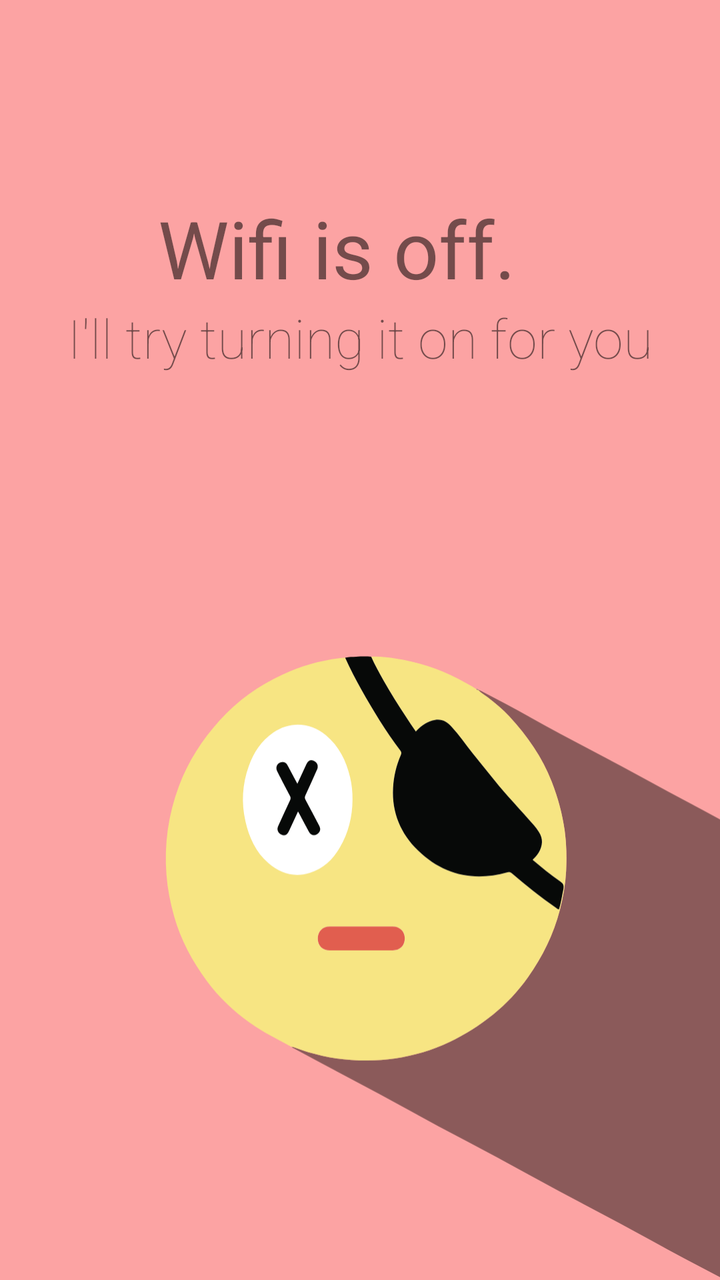
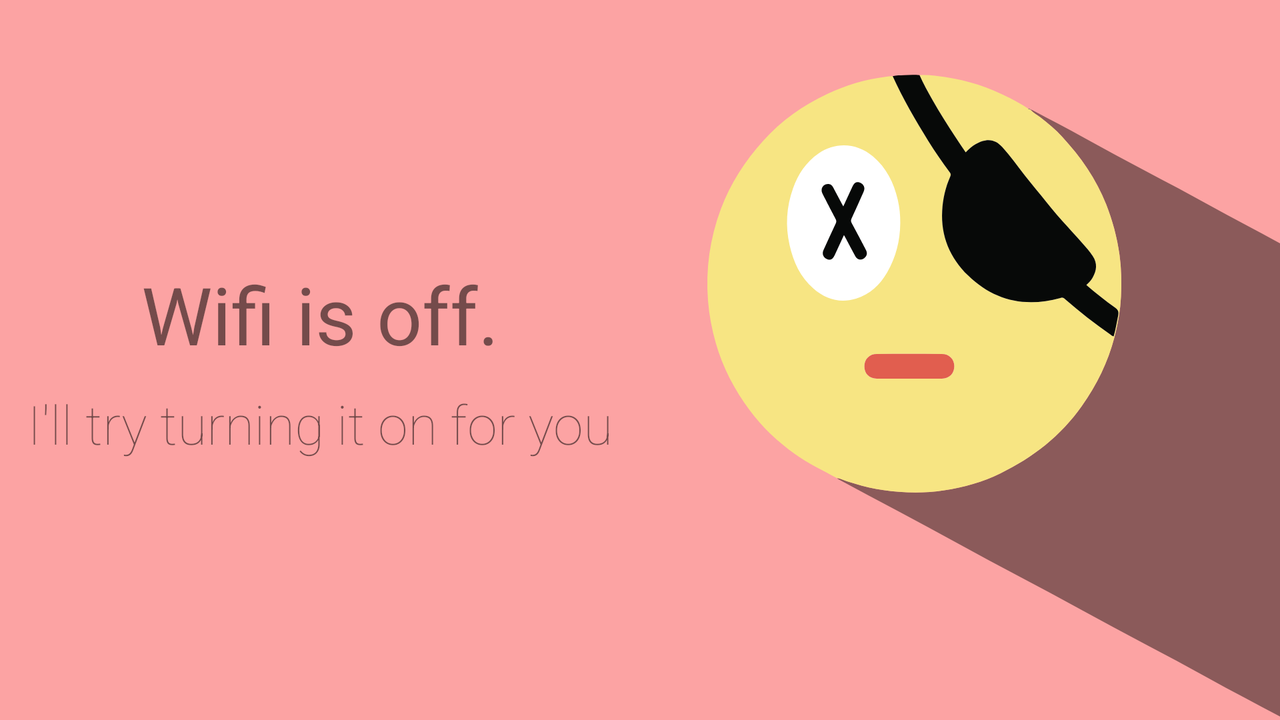

Two renders of one Android screen. The first uses the default layout on a phone; the second uses the alternative layout the repository ships for a different screen configuration, on a matching device. The two XML files are below.
<!-- AndroidManifest.xml: application theme AppTheme -->
<!-- res/layout/fragment_negative.xml -->
<?xml version="1.0" encoding="utf-8"?>
<android.support.constraint.ConstraintLayout xmlns:android="http://schemas.android.com/apk/res/android"
    xmlns:app="http://schemas.android.com/apk/res-auto"
    xmlns:tools="http://schemas.android.com/tools"
    android:layout_width="match_parent"
    android:layout_height="match_parent"
    android:background="@color/colorNegative"
    tools:context="com.mikwee.timebrowser.activities.MainActivity">

    
    <TextView
        android:id="@+id/negative_title"
        android:layout_width="368dp"
        android:layout_height="wrap_content"

        android:layout_marginLeft="8dp"
        android:layout_marginRight="8dp"

        android:text="@string/negative_title"
        android:textAlignment="center"
        android:textSize="@dimen/activity_title"


        app:layout_constraintBottom_toTopOf="@+id/negative_subtitle"
        app:layout_constraintEnd_toEndOf="parent"
        app:layout_constraintLeft_toLeftOf="parent"
        app:layout_constraintRight_toRightOf="parent"
        app:layout_constraintTop_toTopOf="parent"
        app:layout_constraintVertical_chainStyle="packed" />

    
    <TextView
        android:id="@+id/negative_subtitle"
        android:layout_width="0dp"
        android:layout_height="wrap_content"

        android:layout_marginBottom="8dp"
        android:layout_marginLeft="8dp"

        android:layout_marginRight="8dp"
        android:fontFamily="sans-serif-thin"
        android:text="@string/negative_subtitle"

        android:textAlignment="center"
        android:textSize="@dimen/activity_subtitle"


        app:layout_constraintBottom_toTopOf="@+id/negative_image"
        app:layout_constraintEnd_toEndOf="parent"
        app:layout_constraintStart_toStartOf="parent"
        app:layout_constraintTop_toBottomOf="@+id/negative_title"/>

    
    <ImageView
        android:id="@+id/negative_image"
        android:layout_width="match_parent"
        android:layout_height="wrap_content"

        android:adjustViewBounds="true"
        android:scaleType="centerCrop"
        android:src="@drawable/negative"
        app:layout_constraintBottom_toBottomOf="parent"
        app:layout_constraintEnd_toEndOf="parent"
        app:layout_constraintLeft_toLeftOf="parent"
        app:layout_constraintRight_toRightOf="parent" />


</android.support.constraint.ConstraintLayout>
<!-- resources referenced by this layout -->
<resources>
  <color name="colorNegative">#83ff5252</color>
  <dimen name="activity_subtitle">27sp</dimen>
  <dimen name="activity_title">40sp</dimen>
  <!-- drawable negative: vector/xml drawable (drawable, 8741 chars, omitted) -->
  <string name="negative_subtitle">I\'ll try turning it on for you</string>
  <string name="negative_title">Wifi is off.</string>
  <style name="AppTheme" parent="Theme.AppCompat.Light">
          <item name="colorPrimary">@color/colorPrimary</item>
          <item name="colorPrimaryDark">@color/colorPrimaryDark</item>
          <item name="colorAccent">@color/colorAccent</item>
      </style>
  <color name="colorPrimary">#ffe082</color>
  <color name="colorPrimaryDark">#ffca28</color>
  <color name="colorAccent">#29b6f6</color>
</resources>
<!-- res/layout-land/fragment_negative.xml (the repository's variant of the layout above) -->
<!-- drawn on the phone turned sideways -->
<?xml version="1.0" encoding="utf-8"?>
<android.support.constraint.ConstraintLayout xmlns:android="http://schemas.android.com/apk/res/android"
    xmlns:app="http://schemas.android.com/apk/res-auto"
    xmlns:tools="http://schemas.android.com/tools"
    android:layout_width="match_parent"
    android:layout_height="match_parent"
    android:background="@color/colorNegative"
    tools:context="com.mikwee.timebrowser.activities.MainActivity">

    
    <TextView
        android:id="@+id/negative_title"
        android:layout_width="0dp"
        android:layout_height="wrap_content"

        android:layout_marginLeft="10dp"
        android:layout_marginRight="10dp"

        android:text="@string/negative_title"
        android:textAlignment="center"
        android:textSize="@dimen/activity_title"

        app:layout_constraintBottom_toTopOf="@+id/negative_subtitle"
        app:layout_constraintHorizontal_bias="0.0"
        app:layout_constraintLeft_toLeftOf="parent"
        app:layout_constraintRight_toLeftOf="@+id/guideline"
        app:layout_constraintTop_toTopOf="parent"
        app:layout_constraintVertical_chainStyle="packed" />

    
    <TextView
        android:id="@+id/negative_subtitle"
        android:layout_width="0dp"
        android:layout_height="wrap_content"

        android:layout_marginLeft="10dp"
        android:layout_marginRight="10dp"
        android:layout_marginTop="10dp"

        android:fontFamily="sans-serif-thin"
        android:text="@string/negative_subtitle"
        android:textAlignment="center"

        android:textSize="@dimen/activity_subtitle"
        app:layout_constraintBottom_toBottomOf="parent"
        app:layout_constraintHorizontal_bias="0.0"
        app:layout_constraintLeft_toLeftOf="parent"
        app:layout_constraintRight_toLeftOf="@+id/guideline"
        app:layout_constraintTop_toBottomOf="@+id/negative_title" />

    
    <ImageView
        android:id="@+id/intermediate_image"
        android:layout_width="wrap_content"
        android:layout_height="0dp"

        android:adjustViewBounds="true"
        android:scaleType="centerCrop"
        android:src="@drawable/negative"
        app:layout_constraintBottom_toBottomOf="parent"


        app:layout_constraintRight_toRightOf="parent"
        app:layout_constraintTop_toTopOf="parent" />

    <android.support.constraint.Guideline
        android:id="@+id/guideline"
        android:layout_width="wrap_content"
        android:layout_height="wrap_content"
        android:orientation="vertical"
        app:layout_constraintGuide_percent="0.5" />


</android.support.constraint.ConstraintLayout>
